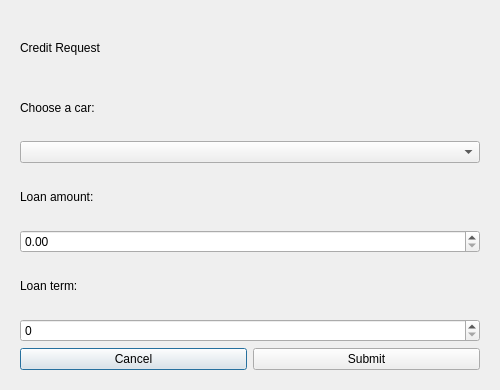
<?xml version="1.0" encoding="UTF-8"?>
<ui version="4.0">
 <class>CreditRequestForm</class>
 <widget class="QDialog" name="CreditRequestForm">
  <property name="geometry">
   <rect>
    <x>0</x>
    <y>0</y>
    <width>500</width>
    <height>390</height>
   </rect>
  </property>
  <property name="windowTitle">
   <string>Credit Request</string>
  </property>
  <layout class="QVBoxLayout" name="verticalLayout">
   <property name="leftMargin">
    <number>20</number>
   </property>
   <property name="topMargin">
    <number>20</number>
   </property>
   <property name="rightMargin">
    <number>20</number>
   </property>
   <property name="bottomMargin">
    <number>20</number>
   </property>
   <item>
    <widget class="QLabel" name="labelHeader">
     <property name="text">
      <string>Credit Request</string>
     </property>
    </widget>
   </item>
   <item>
    <widget class="QLabel" name="labelCar">
     <property name="text">
      <string>Choose a car:</string>
     </property>
    </widget>
   </item>
   <item>
    <widget class="QComboBox" name="carCombo"/>
   </item>
   <item>
    <widget class="QLabel" name="labelAmount">
     <property name="text">
      <string>Loan amount:</string>
     </property>
    </widget>
   </item>
   <item>
    <widget class="QDoubleSpinBox" name="amountSpin"/>
   </item>
   <item>
    <widget class="QLabel" name="labelTerm">
     <property name="text">
      <string>Loan term:</string>
     </property>
    </widget>
   </item>
   <item>
    <widget class="QSpinBox" name="termSpin"/>
   </item>
   <item>
    <layout class="QHBoxLayout" name="buttonRow">
     <item>
      <widget class="QPushButton" name="cancelButton">
       <property name="text">
        <string>Cancel</string>
       </property>
      </widget>
     </item>
     <item>
      <widget class="QPushButton" name="submitButton">
       <property name="text">
        <string>Submit</string>
       </property>
      </widget>
     </item>
    </layout>
   </item>
  </layout>
 </widget>
 <resources/>
 <connections/>
</ui>
